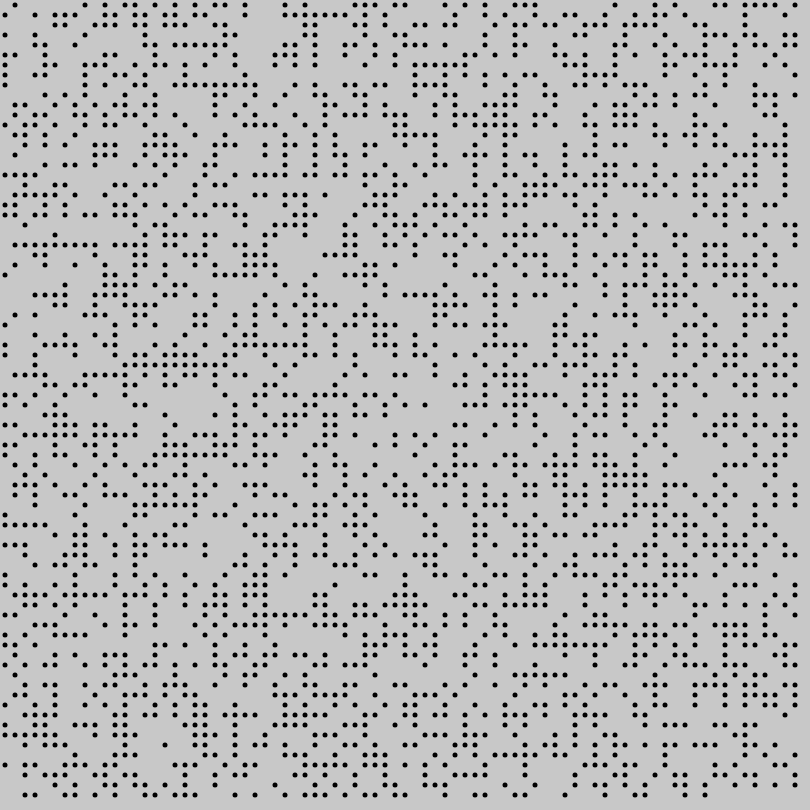
Frame 1 (no input)
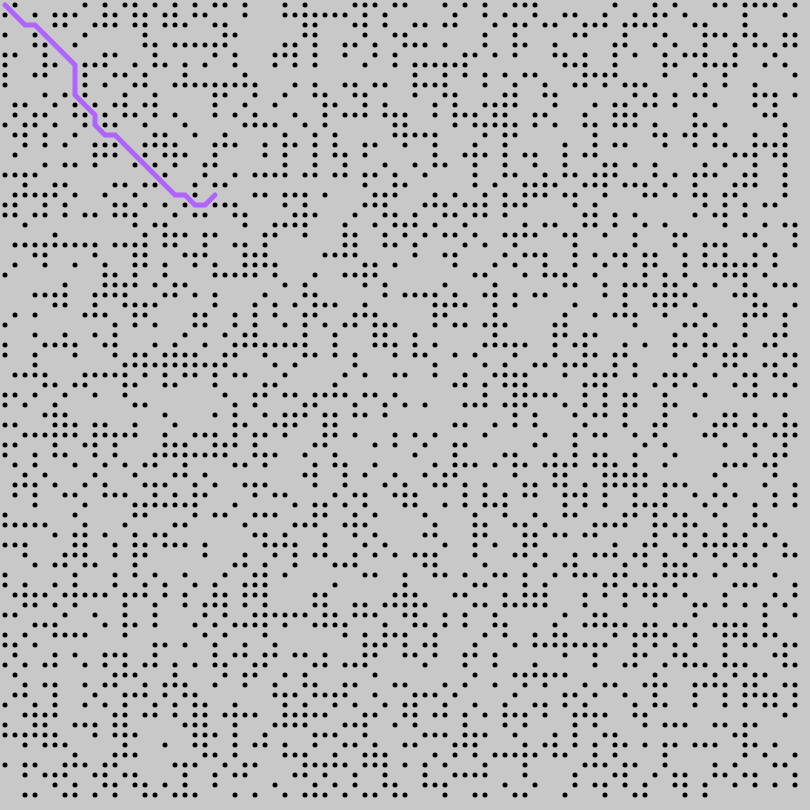
Frame 60 (no input)
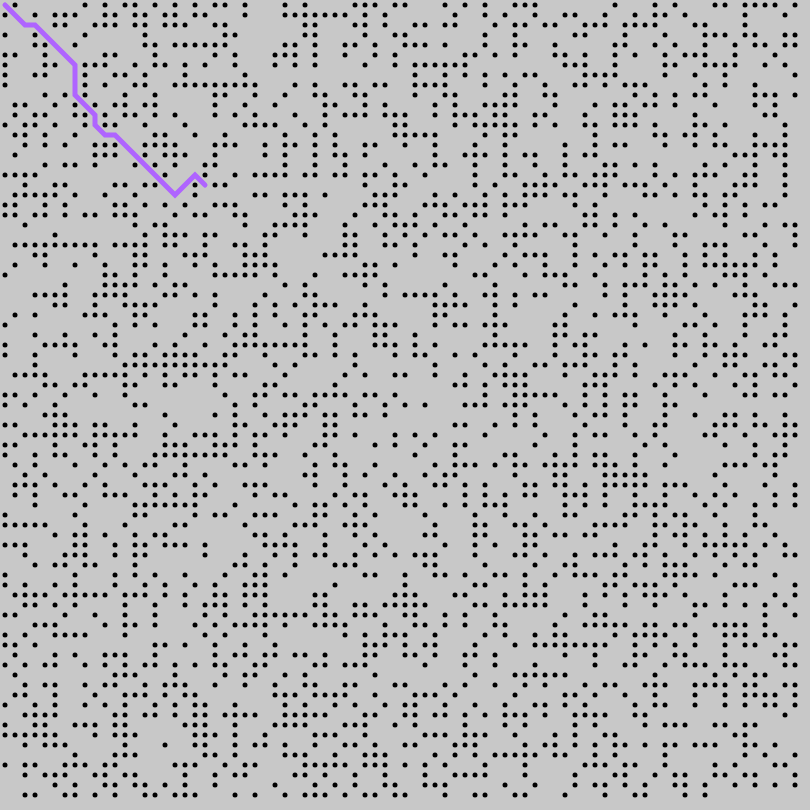
Frame 120 (the mouse pressed at the canvas centre since frame 60)

The p5.js sketch that drew these frames (run headless with seeded random() and noise() and a simulated clock; from frame 60 on, the mouse is pressed at the canvas centre):

// p5.js sketch
// ── sketch.js
let grid;
let rows, cols;
let b, h;
let openSet, closedSet;
let start, end;
let path;

function heuristic(a, b) {
  return dist(a.i, a.j, b.i, b.j);
  // return (abs((a.i - b.i)) + abs((a.j - b.j)));
}

function setup() {
  createCanvas(810, 810);
  path = [];
  openSet = [];
  closedSet = [];
  b = 10;
  h = 10;
  rows = (height - 10) / h;
  cols = (width - 10) / b;
  grid = new Array(cols); // to refer to the x co-ordinate
  for (let i = 0; i < grid.length; i++) {
    grid[i] = new Array(rows); // to refer to the x co-ordinate
  }
  for (let i = 0; i < grid.length; i++) {
    for (let j = 0; j < grid[i].length; j++) {
      grid[i][j] = new Spot(i, j);
    }
  }

  for (col of grid) {
    for (elem of col) {
      elem.addNeighbours(grid);
    }
  }
  start = grid[0][0];
  end = grid[cols - 1][rows - 1];
  start.wall = false;
  end.wall = false;
  openSet.push(start);
}

function draw() {
  background(200);
  if (openSet.length > 0) {
    // solve
    let winner = 0;
    for (let i = 0; i < openSet.length; i++) {
      if (openSet[i].f < openSet[winner].f) {
        winner = i;
      }
    }

    let current = openSet[winner];
    // find the path
    path = [];
    let temp = current;
    path.push(temp);
    while (temp.previous) {
      path.push(temp.previous);
      temp = temp.previous;
    }
    if (current == end) {
      // found the solution
      console.log("done!");
      noLoop();
    }
    openSet.splice(winner, 1);
    closedSet.push(current);
    for (neighbour of current.neighbours) {
      // if the neighbour is not in the closedSet, then update value of tentative g
      // why tentative, b'coz it is possible that it may have a lower g value
      // that is possible only if it is in the openSet.

      // this is the value of g via current path
      // if the neighbour is in the openSet, then it already has a g value!
      // thus, first checking with that and then assigning g value

      // RULE: any neighbour must have a g value before it goes into the openSet
      // THEORY: (works!)
      // 1. if it is in the closedSet: do nothing
      // 2. if it is in the openSet:   calculate g via current path,
      //    and compare with its g value, keep whichever is shortest
      // 3. if it is neither in the openSet or closedSet: add it to the openSet

      if (!closedSet.includes(neighbour) && !neighbour.wall) {
        let tempG = current.g + 1;
        let better = false;
        if (openSet.includes(neighbour)) {
          if (tempG < neighbour.g) {
            neighbour.g = tempG;
            better = true;
          }
        } else {
          neighbour.g = tempG;
          better = true;
          openSet.push(neighbour);
        }
        if (better) {
          neighbour.h = heuristic(neighbour, end);
          neighbour.f = neighbour.g + neighbour.h;
          neighbour.previous = current;
        }
      }
    }
  } else {
    // no solution
    console.log("no solution");
    noLoop();
  }
  for (row of grid) {
    for (elem of row) {
      elem.show(color(255));
    }
  }
  // for (elems of openSet) {
  //   elems.show(color(0, 255, 0));
  // }
  // for (elems of closedSet) {
  //   elems.show(color(255, 0, 0));
  // }
  for (elems of path) {
    elems.show(color(0, 0, 255));
  }
  noFill();
  stroke(175, 100, 255);
  strokeWeight(b / 2);
  beginShape();
  for (elems of path) {
    vertex(elems.i * b + b / 2, elems.j * h + h / 2);
  }
  endShape();
}
// ── Spot.js
class Spot {
  constructor(i, j) {
    this.i = i;
    this.j = j;
    this.g = 0;
    this.h = 0;
    this.f = 0;
    this.neighbours = [];
    this.previous = undefined;
    if (random(1) < 0.4) {
      this.wall = true;
    } else {
      this.wall = false;
    }
  }

  show(col) {
    // fill(col);
    noFill();
    if (this.wall) {
      fill(0);
    }
    noStroke();
    ellipse(this.i * b + 5, this.j * h + 5, b / 2, h / 2);
    // rect(this.i * b + 5, this.j * h + 5, b, h);
  }

  addNeighbours(grid) {
    if (this.i < cols - 1) {
      this.neighbours.push(grid[this.i + 1][this.j]);
    }
    if (this.i > 0) {
      this.neighbours.push(grid[this.i - 1][this.j]);
    }
    if (this.j < rows - 1) {
      this.neighbours.push(grid[this.i][this.j + 1]);
    }
    if (this.j > 0) {
      this.neighbours.push(grid[this.i][this.j - 1]);
    }
    if (this.i > 0 && this.j > 0) {
      this.neighbours.push(grid[this.i - 1][this.j - 1]);
    }
    if (this.i < cols - 1 && this.j > 0) {
      this.neighbours.push(grid[this.i + 1][this.j - 1]);
    }
    if (this.i > 0 && this.j < rows - 1) {
      this.neighbours.push(grid[this.i - 1][this.j + 1]);
    }
    if (this.i < cols - 1 && this.j < rows - 1) {
      this.neighbours.push(grid[this.i + 1][this.j + 1]);
    }
  }
}
